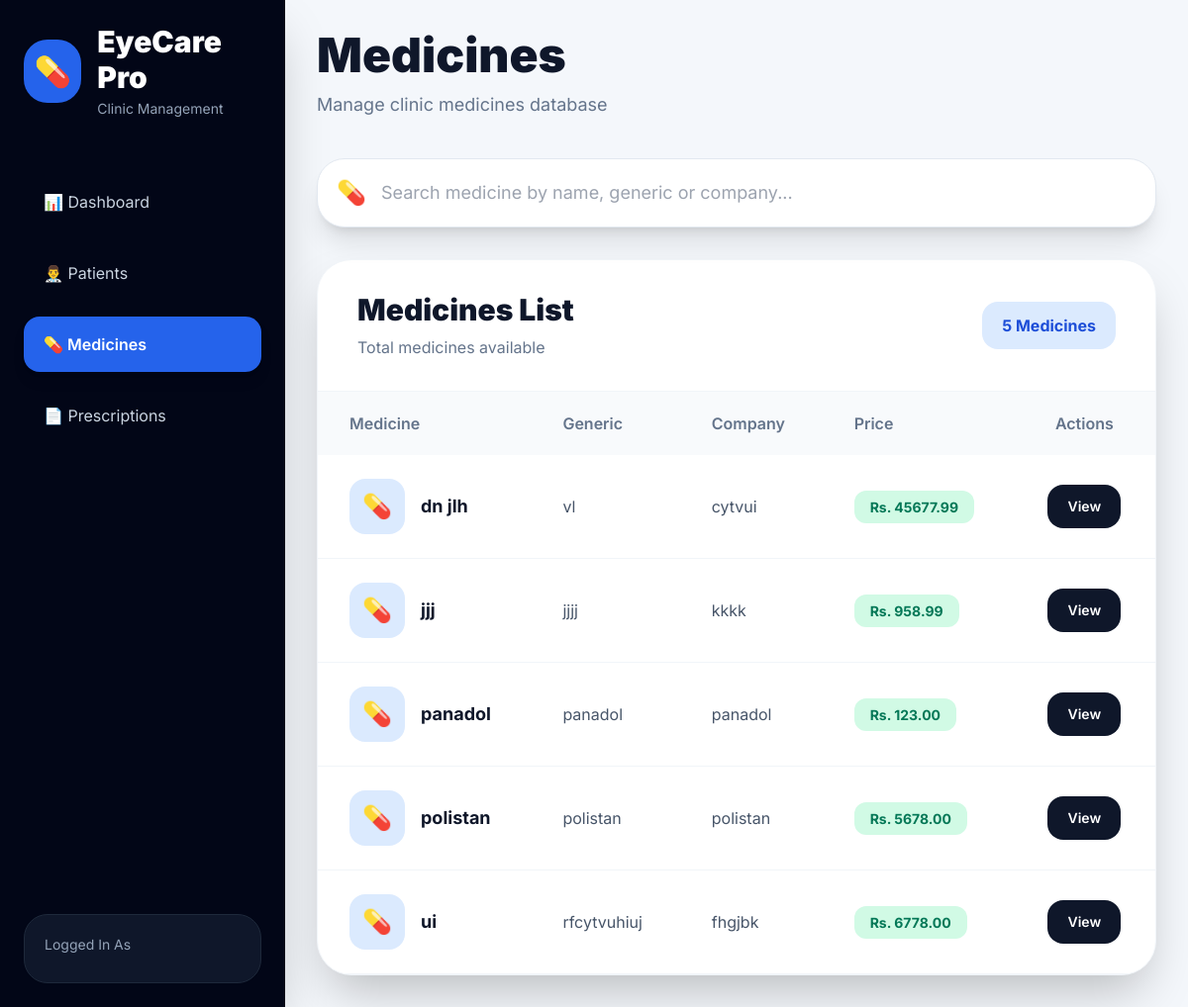
Screenshot of /medicines/ with the database file from the repository.
### medicines/models.py (models this page shows, shortened)
class Medicine(models.Model):
    name = models.CharField(
        max_length=200,
        unique=True
    )
    generic_name = models.CharField(
        max_length=200,
        blank=True,
        null=True
    )
    company = models.CharField(
        max_length=200,
        blank=True,
        null=True
    )
    price = models.DecimalField(
        max_digits=10,
        decimal_places=2,
        default=0
    )
    description = models.TextField(
        blank=True,
        null=True
    )
    created_at = models.DateTimeField(
        auto_now_add=True
    )

### medicines/views.py (the view)
def medicine_list(request):
    medicines = Medicine.objects.all().order_by('name')
    context = {
        'medicines': medicines
    }
    return render(
        request,
        'medicine_list.html',
        context
    )

### Userclinic/context_processors.py (called while the page is built)
def user_role(request):
    role = ''
    try:
        if request.user.is_authenticated:
            role = request.user.profile.role
    except Exception:
        role = ''
    return {
        'user_role': role,
        'is_admin': role == 'ADMIN',
        'is_consultant': role == 'CONSULTANT',
    }

### templates/medicine_list.html (shortened to what this page needs)
<!DOCTYPE html>
<html lang="en">
<head>
    <script src="https://cdn.tailwindcss.com"></script>
</head>
<body>
<div class="flex min-h-screen">
    <aside class="w-72 bg-slate-950 text-white p-6 flex flex-col justify-between shadow-2xl">
        <div>
            <div class="mb-14">
                <div class="flex items-center gap-4">
                    <div class="w-16 h-16 rounded-3xl bg-blue-600 flex items-center justify-center text-3xl">
                        💊
                    </div>
                    <div>
                        <h1 class="text-3xl font-black">
                            EyeCare Pro
                        </h1>
                        <p class="text-slate-400 text-sm mt-1">
                            Clinic Management
                        </p>
                    </div>
                </div>
            </div>
            <nav class="space-y-4">
                <a href="{% url 'dashboard' %}"
                   class="flex items-center gap-4 hover:bg-slate-900 px-5 py-4 rounded-2xl text-slate-300 smooth">
                    📊 Dashboard
                </a>
                <a href="{% url 'patient_list' %}"
                   class="flex items-center gap-4 hover:bg-slate-900 px-5 py-4 rounded-2xl text-slate-300 smooth">
                    👨‍⚕️ Patients
                </a>
                <a href="{% url 'medicine_list' %}"
                   class="flex items-center gap-4 bg-blue-600 px-5 py-4 rounded-2xl text-white font-semibold shadow-lg">
                    💊 Medicines
                </a>
                <a href="{% url 'create_prescription' %}"
                   class="flex items-center gap-4 hover:bg-slate-900 px-5 py-4 rounded-2xl text-slate-300 smooth">
                    📄 Prescriptions
                </a>
            </nav>
        </div>
        <div class="bg-slate-900 rounded-3xl p-5 border border-slate-800">
            <p class="text-slate-400 text-sm">
                Logged In As
            </p>
        </div>
    </aside>
    <main class="flex-1 p-8 overflow-y-auto">
        <div class="flex justify-between items-center mb-10">
            <div>
                <h1 class="text-5xl font-black text-slate-900">
                    Medicines
                </h1>
                <p class="text-slate-500 mt-3 text-lg">
                    Manage clinic medicines database
                </p>
            </div>
        </div>
        <div class="relative mb-8">
            <div class="relative">
                <div class="absolute left-5 top-1/2 -translate-y-1/2 text-2xl">
                    💊
                </div>
                <input
                    type="text"
                    id="medicineSearch"
                    placeholder="Search medicine by name, generic or company..."
                    autocomplete="off"
                    class="w-full bg-white border border-slate-200 shadow-xl rounded-[28px] pl-16 pr-6 py-5 text-lg text-slate-800 outline-none focus:ring-4 focus:ring-blue-200 focus:border-blue-400 transition duration-300"
                >
            </div>
        </div>
        <div class="bg-white rounded-[35px] shadow-2xl border border-slate-100 overflow-hidden">
            <div class="flex justify-between items-center px-10 py-8 border-b border-slate-100">
                <div>
                    <h2 class="text-3xl font-black text-slate-900">
                        Medicines List
                    </h2>
                    <p class="text-slate-500 mt-2">
                        Total medicines available
                    </p>
                </div>
                <div class="bg-blue-100 text-blue-700 px-5 py-3 rounded-2xl font-bold">
                    {{ medicines.count }} Medicines
                </div>
            </div>
            <div class="overflow-x-auto">
                <table class="w-full">
                    <thead class="bg-slate-50">
                        <tr>
                            <th class="text-left px-8 py-5 text-slate-500 font-semibold">
                                Medicine
                            </th>
                            <th class="text-left px-8 py-5 text-slate-500 font-semibold">
                                Generic
                            </th>
                            <th class="text-left px-8 py-5 text-slate-500 font-semibold">
                                Company
                            </th>
                            <th class="text-left px-8 py-5 text-slate-500 font-semibold">
                                Price
                            </th>
                            <th class="text-center px-8 py-5 text-slate-500 font-semibold">
                                Actions
                            </th>
                        </tr>
                    </thead>
                    <tbody>
                        {% for medicine in medicines %}
                        <tr class="border-b border-slate-100 hover:bg-slate-50 smooth">
                            <td class="px-8 py-6">
                                <div class="flex items-center gap-4">
                                    <div class="w-14 h-14 rounded-2xl bg-blue-100 flex items-center justify-center text-2xl">
                                        💊
                                    </div>
                                    <div>
                                        <h3 class="font-bold text-slate-900 text-lg">
                                            {{ medicine.name }}
                                        </h3>
                                    </div>
                                </div>
                            </td>
                            <td class="px-8 py-6 text-slate-600">
                                {{ medicine.generic_name|default:"-" }}
                            </td>
                            <td class="px-8 py-6 text-slate-600">
                                {{ medicine.company|default:"-" }}
                            </td>
                            <td class="px-8 py-6">
                                <span class="bg-emerald-100 text-emerald-700 px-4 py-2 rounded-xl text-sm font-bold">
                                    Rs. {{ medicine.price }}
                                </span>
                            </td>
                            <td class="px-8 py-6">
                                <div class="flex items-center justify-center gap-3">
                                    <a href="{% url 'medicine_detail' medicine.id %}"
                                       class="bg-slate-900 hover:bg-black text-white px-5 py-3 rounded-2xl text-sm font-semibold smooth">
                                        View
                                    </a>
                                </div>
                            </td>
                        </tr>
                        {% endfor %}
                    </tbody>
                </table>
            </div>
        </div>
    </main>
</div>
</body>
</html>

### templates/medicine_list.html (style rules this page uses)
body { font-family: 'Inter', sans-serif; background: #f4f7fb; }
.smooth { transition: all 0.3s ease; }

### rows the page displays
Medicine: name "dn jlh", generic_name "vl", company "cytvui", price "45677.99"
Medicine: name "jjj", generic_name "jjjj", company "kkkk", price "958.99"
Medicine: name "panadol", generic_name "panadol", company "panadol", price "123.00"
Medicine: name "polistan", generic_name "polistan", company "polistan", price "5678.00"
Medicine: name "ui", generic_name "rfcytvuhiuj", company "fhgjbk", price "6778.00"

### other values shown
{{ medicines.count }} "5"
